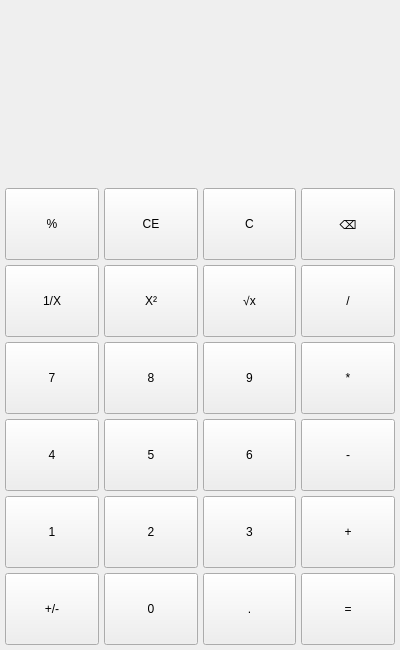
<?xml version="1.0" encoding="UTF-8"?>
<ui version="4.0">
 <class>Standards</class>
 <widget class="QWidget" name="Standards">
  <property name="geometry">
   <rect>
    <x>0</x>
    <y>0</y>
    <width>400</width>
    <height>650</height>
   </rect>
  </property>
  <property name="windowTitle">
   <string>Form</string>
  </property>
  <layout class="QVBoxLayout" name="verticalLayout_2" stretch="1,2">
   <property name="spacing">
    <number>0</number>
   </property>
   <property name="leftMargin">
    <number>0</number>
   </property>
   <property name="topMargin">
    <number>0</number>
   </property>
   <property name="rightMargin">
    <number>0</number>
   </property>
   <property name="bottomMargin">
    <number>0</number>
   </property>
   <item>
    <layout class="QVBoxLayout" name="verticalLayout">
     <property name="spacing">
      <number>0</number>
     </property>
     <property name="topMargin">
      <number>20</number>
     </property>
     <property name="bottomMargin">
      <number>0</number>
     </property>
     <item>
      <widget class="QLineEdit" name="Edit_sub">
       <property name="minimumSize">
        <size>
         <width>0</width>
         <height>50</height>
        </size>
       </property>
       <property name="styleSheet">
        <string notr="true">QLineEdit {
    background-color: transparent;
    border: none;
}</string>
       </property>
       <property name="alignment">
        <set>Qt::AlignRight|Qt::AlignTrailing|Qt::AlignVCenter</set>
       </property>
      </widget>
     </item>
     <item>
      <widget class="QLineEdit" name="Edit_Main">
       <property name="minimumSize">
        <size>
         <width>0</width>
         <height>50</height>
        </size>
       </property>
       <property name="font">
        <font>
         <pointsize>25</pointsize>
         <weight>75</weight>
         <bold>true</bold>
        </font>
       </property>
       <property name="styleSheet">
        <string notr="true">QLineEdit {
    background-color: transparent;
    border: none;
}</string>
       </property>
       <property name="maxLength">
        <number>32767</number>
       </property>
       <property name="alignment">
        <set>Qt::AlignRight|Qt::AlignTrailing|Qt::AlignVCenter</set>
       </property>
      </widget>
     </item>
     <item>
      <spacer name="verticalSpacer">
       <property name="orientation">
        <enum>Qt::Vertical</enum>
       </property>
       <property name="sizeHint" stdset="0">
        <size>
         <width>20</width>
         <height>40</height>
        </size>
       </property>
      </spacer>
     </item>
    </layout>
   </item>
   <item>
    <layout class="QGridLayout" name="gridLayout">
     <property name="leftMargin">
      <number>5</number>
     </property>
     <property name="topMargin">
      <number>5</number>
     </property>
     <property name="rightMargin">
      <number>5</number>
     </property>
     <property name="bottomMargin">
      <number>5</number>
     </property>
     <property name="spacing">
      <number>5</number>
     </property>
     <item row="0" column="3">
      <widget class="QPushButton" name="btn_backspace">
       <property name="minimumSize">
        <size>
         <width>0</width>
         <height>72</height>
        </size>
       </property>
       <property name="text">
        <string>⌫</string>
       </property>
      </widget>
     </item>
     <item row="0" column="2">
      <widget class="QPushButton" name="btn_lineClearMain">
       <property name="minimumSize">
        <size>
         <width>0</width>
         <height>72</height>
        </size>
       </property>
       <property name="text">
        <string>C</string>
       </property>
      </widget>
     </item>
     <item row="4" column="0">
      <widget class="QPushButton" name="btn_number_1">
       <property name="minimumSize">
        <size>
         <width>0</width>
         <height>72</height>
        </size>
       </property>
       <property name="text">
        <string>1</string>
       </property>
       <property name="number" stdset="0">
        <char>
         <unicode>49</unicode>
        </char>
       </property>
      </widget>
     </item>
     <item row="5" column="2">
      <widget class="QPushButton" name="btn_number_point">
       <property name="minimumSize">
        <size>
         <width>0</width>
         <height>72</height>
        </size>
       </property>
       <property name="text">
        <string>.</string>
       </property>
       <property name="number" stdset="0">
        <char>
         <unicode>46</unicode>
        </char>
       </property>
      </widget>
     </item>
     <item row="1" column="2">
      <widget class="QPushButton" name="btn_">
       <property name="minimumSize">
        <size>
         <width>0</width>
         <height>72</height>
        </size>
       </property>
       <property name="text">
        <string>√x</string>
       </property>
      </widget>
     </item>
     <item row="2" column="3">
      <widget class="QPushButton" name="btn_operation_Mul">
       <property name="minimumSize">
        <size>
         <width>0</width>
         <height>72</height>
        </size>
       </property>
       <property name="text">
        <string>*</string>
       </property>
       <property name="operation" stdset="0">
        <char>
         <unicode>42</unicode>
        </char>
       </property>
      </widget>
     </item>
     <item row="5" column="1">
      <widget class="QPushButton" name="btn_number_0">
       <property name="minimumSize">
        <size>
         <width>0</width>
         <height>72</height>
        </size>
       </property>
       <property name="text">
        <string>0</string>
       </property>
       <property name="number" stdset="0">
        <char>
         <unicode>48</unicode>
        </char>
       </property>
      </widget>
     </item>
     <item row="2" column="0">
      <widget class="QPushButton" name="btn_number_7">
       <property name="minimumSize">
        <size>
         <width>0</width>
         <height>72</height>
        </size>
       </property>
       <property name="text">
        <string>7</string>
       </property>
       <property name="number" stdset="0">
        <char>
         <unicode>55</unicode>
        </char>
       </property>
      </widget>
     </item>
     <item row="4" column="2">
      <widget class="QPushButton" name="btn_number_3">
       <property name="minimumSize">
        <size>
         <width>0</width>
         <height>72</height>
        </size>
       </property>
       <property name="text">
        <string>3</string>
       </property>
       <property name="number" stdset="0">
        <char>
         <unicode>51</unicode>
        </char>
       </property>
      </widget>
     </item>
     <item row="2" column="2">
      <widget class="QPushButton" name="btn_number_9">
       <property name="minimumSize">
        <size>
         <width>0</width>
         <height>72</height>
        </size>
       </property>
       <property name="text">
        <string>9</string>
       </property>
       <property name="number" stdset="0">
        <char>
         <unicode>57</unicode>
        </char>
       </property>
      </widget>
     </item>
     <item row="4" column="3">
      <widget class="QPushButton" name="btn_operation_Add">
       <property name="minimumSize">
        <size>
         <width>0</width>
         <height>72</height>
        </size>
       </property>
       <property name="text">
        <string>+</string>
       </property>
       <property name="operation" stdset="0">
        <char>
         <unicode>43</unicode>
        </char>
       </property>
      </widget>
     </item>
     <item row="5" column="3">
      <widget class="QPushButton" name="btn_operation_Equal">
       <property name="minimumSize">
        <size>
         <width>0</width>
         <height>72</height>
        </size>
       </property>
       <property name="text">
        <string>=</string>
       </property>
       <property name="operation" stdset="0">
        <char>
         <unicode>61</unicode>
        </char>
       </property>
      </widget>
     </item>
     <item row="3" column="0">
      <widget class="QPushButton" name="btn_number_4">
       <property name="minimumSize">
        <size>
         <width>0</width>
         <height>72</height>
        </size>
       </property>
       <property name="text">
        <string>4</string>
       </property>
       <property name="number" stdset="0">
        <char>
         <unicode>52</unicode>
        </char>
       </property>
      </widget>
     </item>
     <item row="0" column="0">
      <widget class="QPushButton" name="btn_3">
       <property name="minimumSize">
        <size>
         <width>0</width>
         <height>72</height>
        </size>
       </property>
       <property name="text">
        <string>%</string>
       </property>
      </widget>
     </item>
     <item row="2" column="1">
      <widget class="QPushButton" name="btn_number_8">
       <property name="minimumSize">
        <size>
         <width>0</width>
         <height>72</height>
        </size>
       </property>
       <property name="text">
        <string>8</string>
       </property>
       <property name="number" stdset="0">
        <char>
         <unicode>56</unicode>
        </char>
       </property>
      </widget>
     </item>
     <item row="1" column="0">
      <widget class="QPushButton" name="btn_4">
       <property name="minimumSize">
        <size>
         <width>0</width>
         <height>72</height>
        </size>
       </property>
       <property name="text">
        <string>1/X</string>
       </property>
      </widget>
     </item>
     <item row="3" column="1">
      <widget class="QPushButton" name="btn_number_5">
       <property name="minimumSize">
        <size>
         <width>0</width>
         <height>72</height>
        </size>
       </property>
       <property name="text">
        <string>5</string>
       </property>
       <property name="number" stdset="0">
        <char>
         <unicode>53</unicode>
        </char>
       </property>
      </widget>
     </item>
     <item row="1" column="3">
      <widget class="QPushButton" name="btn_operation_Div">
       <property name="minimumSize">
        <size>
         <width>0</width>
         <height>72</height>
        </size>
       </property>
       <property name="text">
        <string>/</string>
       </property>
       <property name="operation" stdset="0">
        <char>
         <unicode>47</unicode>
        </char>
       </property>
      </widget>
     </item>
     <item row="4" column="1">
      <widget class="QPushButton" name="btn_number_2">
       <property name="minimumSize">
        <size>
         <width>0</width>
         <height>72</height>
        </size>
       </property>
       <property name="text">
        <string>2</string>
       </property>
       <property name="number" stdset="0">
        <char>
         <unicode>50</unicode>
        </char>
       </property>
      </widget>
     </item>
     <item row="0" column="1">
      <widget class="QPushButton" name="btn_lineClearAll">
       <property name="minimumSize">
        <size>
         <width>0</width>
         <height>72</height>
        </size>
       </property>
       <property name="text">
        <string>CE</string>
       </property>
      </widget>
     </item>
     <item row="3" column="3">
      <widget class="QPushButton" name="btn_operation_Sub">
       <property name="minimumSize">
        <size>
         <width>0</width>
         <height>72</height>
        </size>
       </property>
       <property name="text">
        <string>-</string>
       </property>
       <property name="operation" stdset="0">
        <char>
         <unicode>45</unicode>
        </char>
       </property>
      </widget>
     </item>
     <item row="3" column="2">
      <widget class="QPushButton" name="btn_number_6">
       <property name="minimumSize">
        <size>
         <width>0</width>
         <height>72</height>
        </size>
       </property>
       <property name="text">
        <string>6</string>
       </property>
       <property name="number" stdset="0">
        <char>
         <unicode>54</unicode>
        </char>
       </property>
      </widget>
     </item>
     <item row="1" column="1">
      <widget class="QPushButton" name="btn_1">
       <property name="minimumSize">
        <size>
         <width>0</width>
         <height>72</height>
        </size>
       </property>
       <property name="text">
        <string>X²</string>
       </property>
      </widget>
     </item>
     <item row="5" column="0">
      <widget class="QPushButton" name="btn_neg">
       <property name="minimumSize">
        <size>
         <width>0</width>
         <height>72</height>
        </size>
       </property>
       <property name="text">
        <string>+/-</string>
       </property>
      </widget>
     </item>
    </layout>
   </item>
  </layout>
 </widget>
 <resources/>
 <connections/>
</ui>
